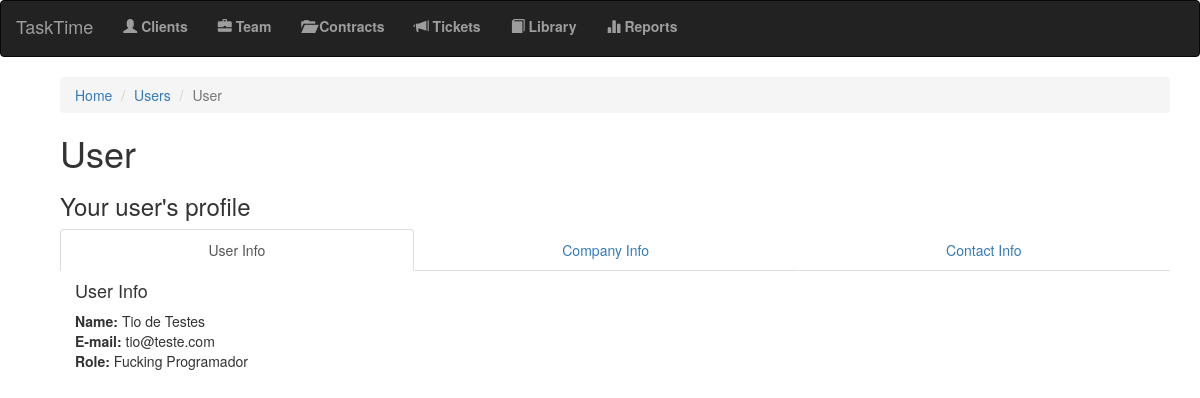
Page /user/1 on the committed database.
### app/models/dbs.py (models this page shows, shortened)
class User(db.Model):
    id = db.Column(db.Integer, primary_key=True)
    name = db.Column(db.String)
    email = db.Column(db.String)
    password = db.Column(db.String)
    category = db.Column(db.Enum('admin', 'employee'),\
        default='employee')
    role = db.Column(db.String)
    company_name = db.Column(db.String) ## PT-BR: Razão Social
    trade_name = db.Column(db.String) ## PT-BR: Nome Fantasia
    company_federal_id = db.Column(db.String) ## PT-BR: CNPJ
    company_state_id = db.Column(db.String) ## PT-BR: Inscrição Estadual
    address = db.Column(db.String)
    number = db.Column(db.Integer)
    complement = db.Column(db.String(20))
    zip_code = db.Column(db.String)
    city = db.Column(db.String)
    state = db.Column(db.String)
    country = db.Column(db.String)
    phone = db.Column(db.String)
    celphone = db.Column(db.String)
    tickets = db.relationship('Ticket', backref='employees', lazy='dynamic')
    articles = db.relationship('Article', backref='authors', lazy='dynamic')

### app/routes/users.py (the view)
@app.route('/user/<int:id>')
@requires_roles('admin')
def show_user(id):
    user = User.query.get(id)
    return render_template('users/user.html',
                            title='User',
                            user=user)

### app/templates/users/user.html (shortened to what this page needs)
{% extends 'base.html' %}
{% block content %}
<section class="container">
	<article class="col-md-12">
		<header>
			<ol class="breadcrumb">
			  <li><a href={{ url_for('index') }}>Home</a></li>
			  <li><a href={{ url_for('show_users') }}>Users</a></li>
			  <li class="active">User</li>
			</ol>
			<h1>{{ title }}</h1>
			<h3>Your user's profile</h3>
			<ul class="nav nav-tabs nav-justified" data-tabs="tabs">
			  <li class="active"><a href="#panel1" data-toggle="tab">User Info</a></li>
			  <li><a href="#panel2" data-toggle="tab">Company Info</a></li>
			  <li><a href="#panel3" data-toggle="tab">Contact Info</a></li>
			</ul>
		</header>
		<div class="tab-content">
			<div class="tab-pane fade in active col-md-8" id="panel1">
				<h4>User Info</h4>
				<b>Name:</b> {{ user.name }} <br>
				<b>E-mail:</b> {{ user.email }} <br>
				<b>Role:</b> {{ user.role }}
			</div>
		</div>
	</article>
</section>
{% endblock %}

### app/templates/base.html (shortened to what this page needs)
<!DOCTYPE html>
<html lang="pt-br">
	<head>
		<link rel="stylesheet" href={{ url_for('static', filename='css/bootstrap.min.css') }} />
	</head>
	<body>
    	<header>
    		<nav class="navbar navbar-inverse">
    			<div class="container-fluid">
				    <div class="navbar-header">
				      <a class="navbar-brand" href={{ url_for('index') }}>TaskTime</a>
				    </div>
				    <div class="collapse navbar-collapse" id="bs-example-navbar-collapse-1">
				      <ul class="nav navbar-nav">
				      <li>
				      	<a href={{ url_for('show_clients') }}>
							<i class="glyphicon glyphicon-user"></i>
							<label>Clients</label>
						</a>
				      </li>
				      <li>
						<a href={{ url_for('show_users') }}>
							<i class="glyphicon glyphicon-briefcase"></i>
							<label>Team</label>
						</a>
				      </li>
				      <li>
						<a href={{ url_for('show_contracts') }}>
							<i class="glyphicon glyphicon-folder-open"></i>
							<label>Contracts</label>
						</a>
				      </li>
				      <li>
						<a href={{ url_for('show_tickets') }}>
							<i class="glyphicon glyphicon-bullhorn"></i>
							<label>Tickets</label>
						</a>
				      </li>
				      <li>
						<a href={{ url_for('show_articles') }}>
					    	<i class="glyphicon glyphicon-book"></i>
					    	<label>Library</label>
						</a>
				      </li>
				      <li>
						<a >
							<i class="glyphicon glyphicon-stats"></i>
							<label>Reports</label>
						</a>
				      </li>
				      </ul>
				    </div>
				</div>
			</nav>
    	</header>
    	<section class="container">
    		{% block content %}
    		{% endblock %}
    	</section>
	</body>
</html>

### rows in the picture
User: name "Tio de Testes", email "tio@teste.com", role "Fucking Programador"

### other values in the picture
{{ title }} "User"
